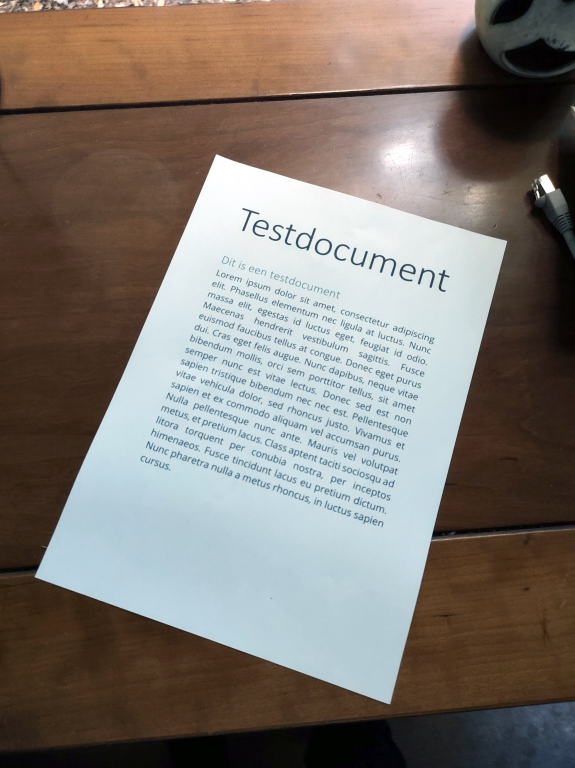
//> input picture OpenCVCourse/Resources/Testdocument.jpg, 1149 x 1536 px (shown at 1/2 size)
$ ./Eindopdracht   (built with g++ and OpenCV 4)
//> lines starting //> are read from the running program, lines starting //| are printed output that depends on the picture; after the words box and inside, x2 and y2 are one past the last pixel; in counts of white or black regions, pixels touching at a corner belong together
#include <opencv2/imgcodecs.hpp>
#include <opencv2/highgui.hpp>
#include <opencv2/imgproc.hpp>
#include <opencv2/core/core.hpp>
#include <iostream>

using namespace cv;
using namespace std;

///////////////  Eindopdracht - Document Scanner  //////////////////////

Mat imgOriginal, imgGray, imgBlur, imgCanny, imgThre, imgDil, imgErode, imgWarp, imgCrop, imgLet, imgWords, imgLetters;
vector<Point> initialPoints, docPoints;
float w = 420 * 2, h = 596 * 2;

Mat preProcessing(Mat img)
{
	cvtColor(img, imgGray, COLOR_BGR2GRAY);
	GaussianBlur(imgGray, imgBlur, Size(3, 3), 3, 0);
	Canny(imgBlur, imgCanny, 25, 75);
	Mat kernel = getStructuringElement(MORPH_RECT, Size(3, 3));
	dilate(imgCanny, imgDil, kernel);

	return imgDil;
}

vector<Point> getContours(Mat image) {

	vector<vector<Point>> contours;
	vector<Vec4i> hierarchy;

	findContours(image, contours, hierarchy, RETR_EXTERNAL, CHAIN_APPROX_SIMPLE);
	vector<vector<Point>> conPoly(contours.size());
	vector<Rect> boundRect(contours.size());

	vector<Point> biggest;
	int maxArea = 0;

	for (int i = 0; i < contours.size(); i++)
	{
		int area = contourArea(contours[i]);

		string objectType;

		if (area > 1000)
		{
			float peri = arcLength(contours[i], true);
			approxPolyDP(contours[i], conPoly[i], 0.02 * peri, true);

			if (area > maxArea && conPoly[i].size() == 4) {

				biggest = { conPoly[i][0],conPoly[i][1] ,conPoly[i][2] ,conPoly[i][3] };
				maxArea = area;
			}

		}
	}
	return biggest;
}


void detectWords(const Mat image) {
	vector<vector<Point>> contours;
	vector<Vec4i> hierarchy;
	int amountOfWords = 0;

	// connect horizontally oriented regions
	Mat connected;

	image.copyTo(connected);
	Mat morphKernel = getStructuringElement(MORPH_RECT, Size(3, 1));
	morphologyEx(image, connected, MORPH_CLOSE, morphKernel);
	// find contours
	Mat mask = Mat::zeros(image.size(), CV_8UC1);
	//imshow("Image connected Words", connected); // shows the b/w image used to find the words
	findContours(connected, contours, hierarchy, RETR_CCOMP, CHAIN_APPROX_SIMPLE);

	//crash prevention in case the program can't find any contours
	if (contours.empty()) return;

	for (int i = 0; i >= 0; i = hierarchy[i][0]) {
		Rect rect = boundingRect(contours[i]);
		Mat maskROI(mask, rect);
		maskROI = Scalar(0, 0, 0);
		// fill the contour
		drawContours(mask, contours, i, Scalar(255, 255, 255), FILLED);
		Mat kernel = getStructuringElement(MORPH_RECT, Size(3, 3));


		double r = (double)countNonZero(maskROI) / (rect.width * rect.height);

		if (r > .45 /* assume at least 45% of the area is filled if it contains text */
			&&
			(rect.height > 8 && rect.width > 8) /* constraints on region size */
			/* these two conditions alone are not very robust. better to use something
			like the number of significant peaks in a horizontal projection as a third condition */
			)
		{
			rectangle(imgWords, rect, Scalar(0, 255, 0), 2);
			amountOfWords++;
			putText(imgWords, to_string(amountOfWords), Point(rect.x, rect.y), FONT_HERSHEY_DUPLEX, 0.75, Scalar(0, 69, 255));

		}
	}
	cout << "words:" << amountOfWords++ << endl;

}

void detectLetters(const Mat image) {
	vector<vector<Point>> contours;
	vector<Vec4i> hierarchy;
	int amountOfLetters = 0;

	Mat connected;
	image.copyTo(connected);

	//Connect vertical oriented regions for better detection
	Mat morphKernel = getStructuringElement(MORPH_RECT, Size(1, 4));
	morphologyEx(connected, connected, MORPH_CLOSE, morphKernel);

	//find contours
	Mat mask = Mat::zeros(image.size(), CV_8UC1);
	imshow("Image connected Letters", connected);
	findContours(connected, contours, hierarchy, RETR_CCOMP, CHAIN_APPROX_SIMPLE);

	//crash prevention in case the program can't find any contours
	if (contours.empty()) return;

	for (int i = 0; i >= 0; i = hierarchy[i][0]) {
		Rect rect = boundingRect(contours[i]);
		Mat maskROI(mask, rect);
		maskROI = Scalar(0, 0, 0);
		// fill the contour
		drawContours(mask, contours, i, Scalar(255, 255, 255), FILLED);


		double r = (double)countNonZero(maskROI) / (rect.width * rect.height);

		if (r > .3 /* assume at least 30% of the area is filled if it contains a letter */
			&&
			(rect.height > 16 && rect.width > 4) /* constraints on region size */
			)
		{
			//draw a rectangle around the letter and indicate the number
			rectangle(imgLetters, rect, Scalar(0, 255, 0), 2);
			amountOfLetters++;
			putText(imgLetters, to_string(amountOfLetters), Point(rect.x, rect.y), FONT_HERSHEY_DUPLEX, 0.75, Scalar(0, 69, 255));

		}
	}
	cout << "letters:" << amountOfLetters++ << endl;
	//downscale the image so it properly fit's in a screen
	pyrDown(imgLetters, imgLetters);

}

void detectWordsLetters(Mat image) {
	Mat small;

	//Upscale the image for more precise detection
	pyrUp(image, imgLetters);

	image.copyTo(imgWords);
	//convert image to black and white
	cvtColor(imgLetters, small, COLOR_BGR2GRAY);

	//morpholigical gradient transformation
	Mat grad;
	Mat morphKernel = getStructuringElement(MORPH_CROSS, Size(2, 3));
	morphologyEx(small, grad, MORPH_GRADIENT, morphKernel);
	Mat bw;
	threshold(grad, bw, 0.0, 255.0, THRESH_BINARY | THRESH_OTSU);

	//start calling the detect methods
	detectLetters(bw);

	//downscale the size of bw cause word detection works better with smaller images
	pyrDown(bw, bw);
	detectWords(bw);

}

void drawPoints(vector<Point> points, Scalar color)
{
	for (int i = 0; i < points.size(); i++)
	{
		circle(imgOriginal, points[i], 10, color, FILLED);
		putText(imgOriginal, to_string(i), points[i], FONT_HERSHEY_PLAIN, 4, color, 4);
	}
}

vector<Point> reorder(vector<Point> points)
{
	vector<Point> newPoints;
	vector<int>  sumPoints, subPoints;

	for (int i = 0; i < 4; i++)
	{
		sumPoints.push_back(points[i].x + points[i].y);
		subPoints.push_back(points[i].x - points[i].y);
	}

	newPoints.push_back(points[min_element(sumPoints.begin(), sumPoints.end()) - sumPoints.begin()]); // 0
	newPoints.push_back(points[max_element(subPoints.begin(), subPoints.end()) - subPoints.begin()]); //1
	newPoints.push_back(points[min_element(subPoints.begin(), subPoints.end()) - subPoints.begin()]); //2
	newPoints.push_back(points[max_element(sumPoints.begin(), sumPoints.end()) - sumPoints.begin()]); //3

	return newPoints;
}

Mat getWarp(Mat img, vector<Point> points, float w, float h)
{
	Point2f src[4] = { points[0],points[1],points[2],points[3] };
	Point2f dst[4] = { {0.0f,0.0f},{w,0.0f},{0.0f,h},{w,h} };

	Mat matrix = getPerspectiveTransform(src, dst);
	warpPerspective(img, imgWarp, matrix, Point(w, h));

	return imgWarp;
}

void main() {

	string path = "Resources/testdocument.jpg";
	imgOriginal = imread(path);
//> imgOriginal is the input picture: 1536 rows x 1149 cols, CV_8UC3; mean B, G, R 114.1, 120.6, 127.9

	// Preprpcessing - Step 1
	imgThre = preProcessing(imgOriginal);
//> in preProcessing, `cvtColor(img, imgGray, COLOR_BGR2GRAY);`:
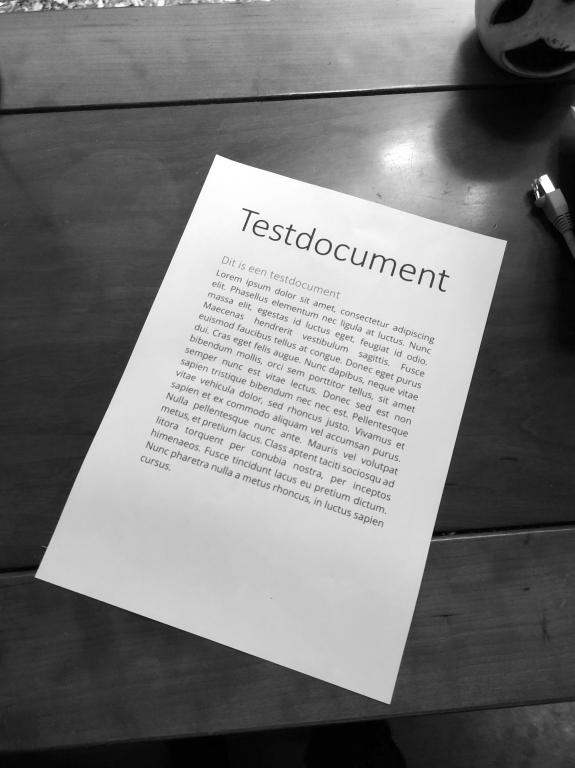
//> imgGray: 1536 rows x 1149 cols, CV_8UC1 (shown at 1/2 size); min 0, max 255, mean 122
//> in preProcessing, `Canny(imgBlur, imgCanny, 25, 75);`:
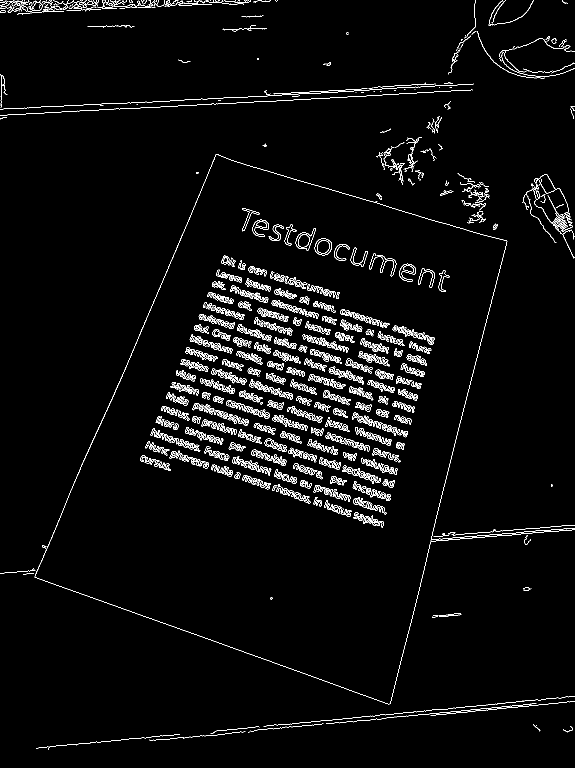
//> imgCanny: 1536 rows x 1149 cols, CV_8UC1 (shown at 1/2 size); 3.1% white in thin lines or dots
//> in preProcessing, `dilate(imgCanny, imgDil, kernel);`:
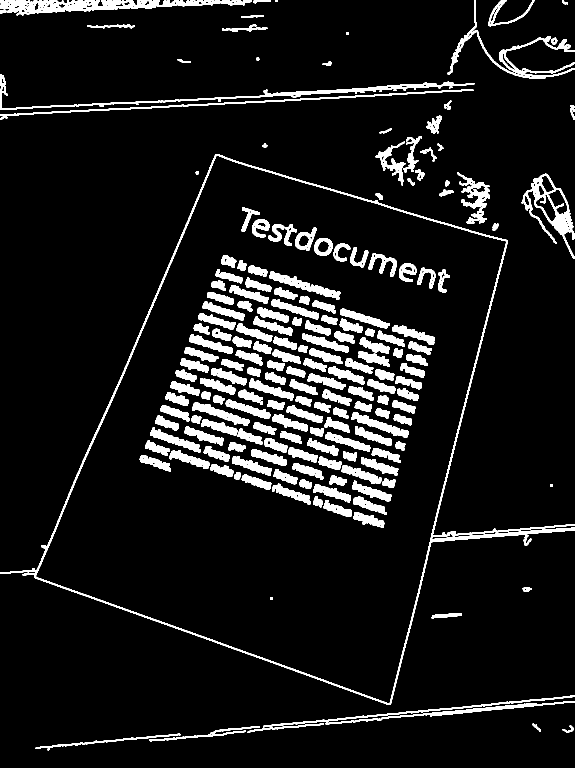
//> imgDil: 1536 rows x 1149 cols, CV_8UC1 (shown at 1/2 size); 9% white; 199 white regions (6 under 20 px)

	// Get Contours - Biggest  - Step 2
	initialPoints = getContours(imgThre);
//> in getContours, `findContours(image, contours, hierarchy, RETR_EXTERNAL, CHAIN_APPROX_S..`: contours = 56 contours, 9 with area under 20; largest, box (x1, y1, x2, y2) and area: (0, 308, 1149, 1410) 640685, (0, 0, 503, 31) 7045, (1043, 347, 1149, 518) 6406, (0, 148, 949, 220) 3871, (895, 0, 1149, 158) 3468
//> in getContours, `vector<vector<Point>> conPoly(contours.size());`: conPoly = 56 empty contours
//> the loop in getContours, `for (int i = 0; i < contours.size(); i++)` made 56 passes
//> (area, peri, biggest, maxArea) on pass 41: (3871, 2280.2, 4 Points (x, y): [0, 219], [948, 166], [3, 217], [0, 148], 3871)
//> (area, peri) on passes 6, 7, 17, 18, 21, 25: (1838, 1053.9), (1462, 1315.1), (6406, 874.4), (2252, 755), (640685, 4935.9), (1215, 461.3)
//> after the loop in getContours, `for (int i = 0; i < contours.size(); i++)`: maxArea = 3871
//> initialPoints = 4 Points (x, y): [0, 219], [948, 166], [3, 217], [0, 148]
	docPoints = reorder(initialPoints);
//> in reorder, `newPoints.push_back(points[min_element(sumPoints.begin(), sumPoints.en..`: newPoints = 1 Point (x, y): [0, 148]
//> in reorder, `newPoints.push_back(points[max_element(subPoints.begin(), subPoints.en..`: newPoints = 2 Points (x, y): [0, 148], [948, 166]
//> in reorder, `newPoints.push_back(points[min_element(subPoints.begin(), subPoints.en..`: newPoints = 3 Points (x, y): [0, 148], [948, 166], [0, 219]
//> in reorder, `newPoints.push_back(points[max_element(sumPoints.begin(), sumPoints.en..`: newPoints = 4 Points (x, y): [0, 148], [948, 166], [0, 219], [948, 166]
//> docPoints has the same summary as newPoints in reorder

	// Warp - Step 3
	imgWarp = getWarp(imgOriginal, docPoints, w, h);
//> in getWarp, `Point2f src[4] = { points[0],points[1],points[2],points[3] };`: src has the same summary as newPoints in reorder
//> in getWarp, `Mat matrix = getPerspectiveTransform(src, dst);`: matrix = [[1.8e-16, 0, 0], [-0.392, 20.63, -3053.6], [-0.00124, 0.00105, 1]]
//> in getWarp, `warpPerspective(img, imgWarp, matrix, Point(w, h));`:
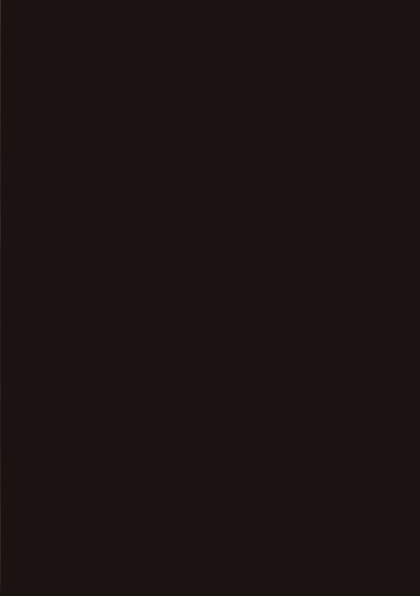
//> imgWarp: 1192 rows x 840 cols, CV_8UC3 (shown at 1/2 size); mean B, G, R 17, 19, 27

	//Crop - Step 4
	int cropVal = 5;
	Rect roi(cropVal, cropVal, w - (2 * cropVal), h - (2 * cropVal));
//> roi = Rect(5, 5, 830, 1182)
	imgCrop = imgWarp(roi);
	detectWordsLetters(imgCrop);
//> in detectWordsLetters, `cvtColor(imgLetters, small, COLOR_BGR2GRAY);`: small: 2364 rows x 1660 cols, CV_8UC1; every value is 21
//> in detectWordsLetters, `morphologyEx(small, grad, MORPH_GRADIENT, morphKernel);`: grad: 2364 rows x 1660 cols, CV_8UC1; every value is 0
//> in detectLetters, `findContours(connected, contours, hierarchy, RETR_CCOMP, CHAIN_APPROX_..`: contours = 0 contours
//> in detectWordsLetters, `pyrDown(bw, bw);`: bw: 1182 rows x 830 cols, CV_8UC1; every value is 0

	imshow("Image", imgOriginal);
	imshow("Image Dilation", imgThre);
	imshow("Image Warp", imgWarp);
	imshow("Image Crop", imgCrop);
	imshow("Image letters", imgLetters);
	imshow("Image Words", imgWords);

	waitKey(0);

}
